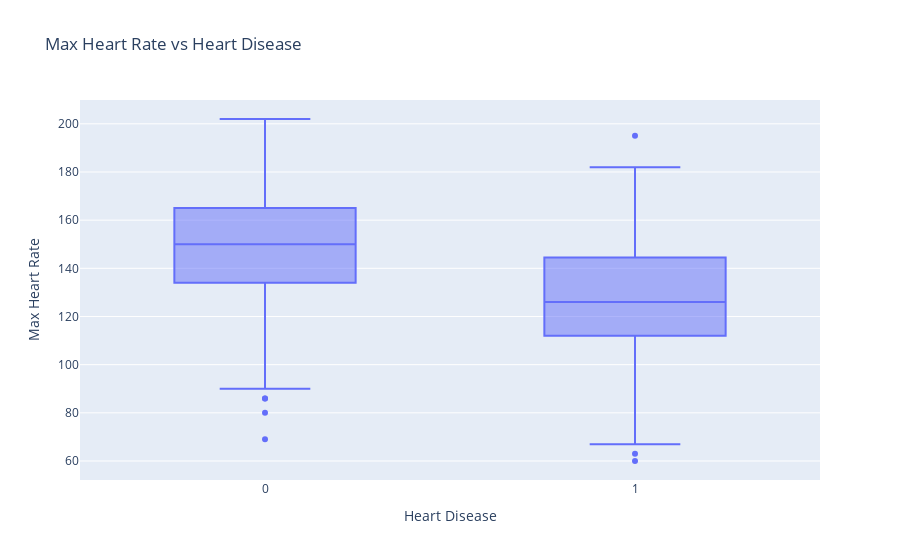

The notebook cell this image was saved under:
### Markdown cell above
### The scatter plot above shows the relationship between **Resting Blood Pressure (x-axis) and Cholesterol (y-axis)**, with colors indicating Heart Disease presence. Blue means heart disease, and pink means no heart disease. Most points cluster in the middle ranges of both metrics, with no clear separation between those with and without heart disease. Some outliers, especially in cholesterol levels, are also visible.

**Resting Blood Pressure** is how hard your blood pushes against your blood vessels when your heart is resting between beats. It's like measuring how strong a water hose is when the water is flowing gently.

### Code cell
fig = px.box(data, x='HeartDisease', y='MaxHR', title='Max Heart Rate vs Heart Disease')
fig.update_layout(xaxis_title='Heart Disease', yaxis_title='Max Heart Rate')
fig.show()

### Figure 1 — Plotly figure (JSON) as saved in the notebook; plotly's stock layout.template omitted (floating-point values rounded to 4 significant figures; data arrays with more than 128 entries replaced by an {"elided": "..."} marker saying what was removed)
{"data": [{"alignmentgroup": "True", "hovertemplate": "HeartDisease=%{x}<br>MaxHR=%{y}<extra></extra>", "legendgroup": "", "marker": {"color": "#636efa"}, "name": "", "notched": false, "offsetgroup": "", "orientation": "v", "showlegend": false, "type": "box", "x": {"elided": "918 int values"}, "x0": " ", "xaxis": "x", "y": {"elided": "918 int values"}, "y0": " ", "yaxis": "y"}], "layout": {"boxmode": "group", "legend": {"tracegroupgap": 0}, "title": {"text": "Max Heart Rate vs Heart Disease"}, "xaxis": {"anchor": "y", "domain": [0, 1], "title": {"text": "Heart Disease"}}, "yaxis": {"anchor": "x", "domain": [0, 1], "title": {"text": "Max Heart Rate"}}}}
